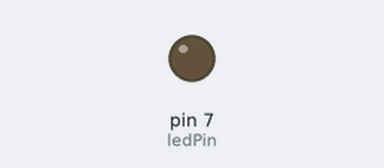
Recording of a sketch running on a simulated Arduino Uno, built with avr-gcc and run on an emulated ATmega328P. Shown: output pins drawn as LEDs (lit = HIGH).

Above: at 1.1 s.
At 2.8 s:
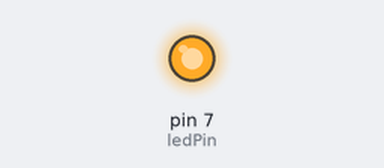
Timing chart, 0 to 6.6 s (numbered marks = the images above):
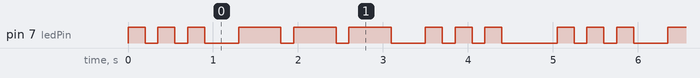

Measured:
- by itself, pin 7 (ledPin): repeats every 5.1 s: 2 × (LOW 0.15 s, HIGH 0.20 s), LOW 0.40 s, 2 × (HIGH 0.50 s, LOW 0.15 s), HIGH 0.50 s, LOW 0.40 s, 2 × (HIGH 0.20 s, LOW 0.15 s), HIGH 0.20 s, LOW 0.65 s, HIGH 0.20 s
- by itself, everything shown: repeats every 5.1 s, in 18 steps

The sketch:

_1._S.O.S..ino
```cpp
/*
  S.O.S. Morse Code
  -----------------
  Level: Basic
  Hardware:
        - Breadboard
        - 5mm LED
        - 100omh resistor
        - x2 jumper wires
  How to connect:
        (url to screenshot)

  Desc: Using a simple LED and Arduino board, this program makes the LED displays the S.O.S. message in Morse code.
*/

//LED connected to PIN 7
int ledPin = 7;

//setup
void setup()
{
  pinMode(ledPin, OUTPUT);
}

//loop
void loop()
{
  //displaying letter S = . . .
  for (int i=0; i<3; i++)
  {
    digitalWrite(ledPin,HIGH);
    delay(200);
    digitalWrite(ledPin,LOW);
    delay(150);
  }

  //waiting bettween letters like happens in real communication
  delay(250);

  //displaying letter O = - - -
  for(int i=0; i<3; i++)
  {
    digitalWrite(ledPin,HIGH);
    delay(500);
    digitalWrite(ledPin,LOW);
    delay(150);
  }

  //waiting bettween letters like happens in real communication
  delay(250);

  //displaying letter S = . . .
  for (int i=0; i<3; i++)
  {
    digitalWrite(ledPin,HIGH);
    delay(200);
    digitalWrite(ledPin,LOW);
    delay(150);
  }

  delay(500);
}

/*END*/
```
